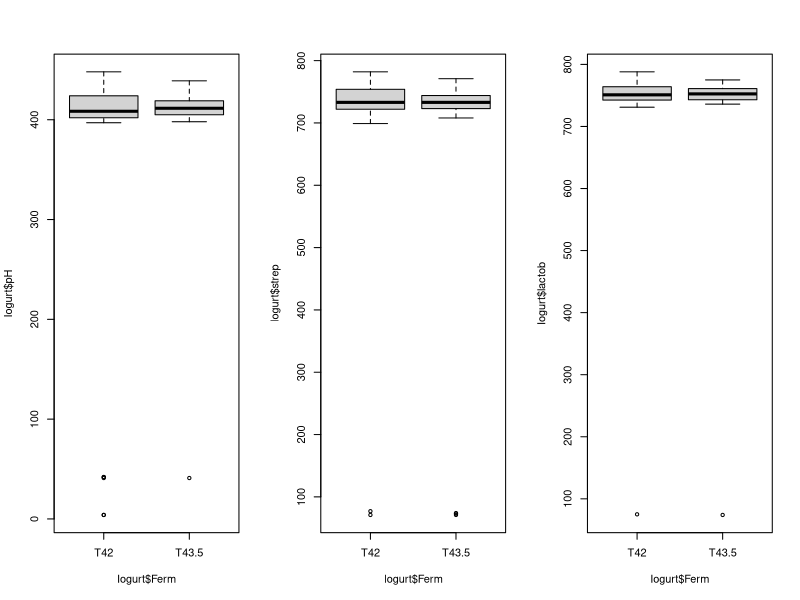
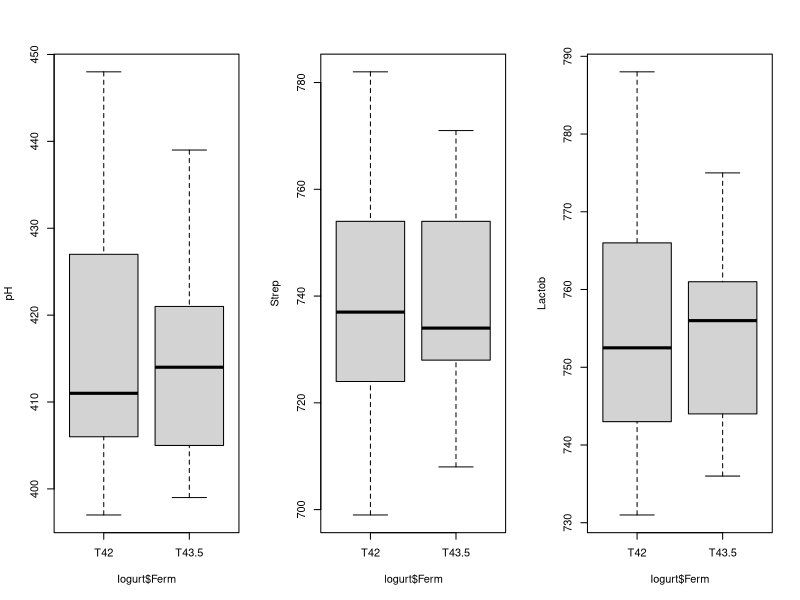
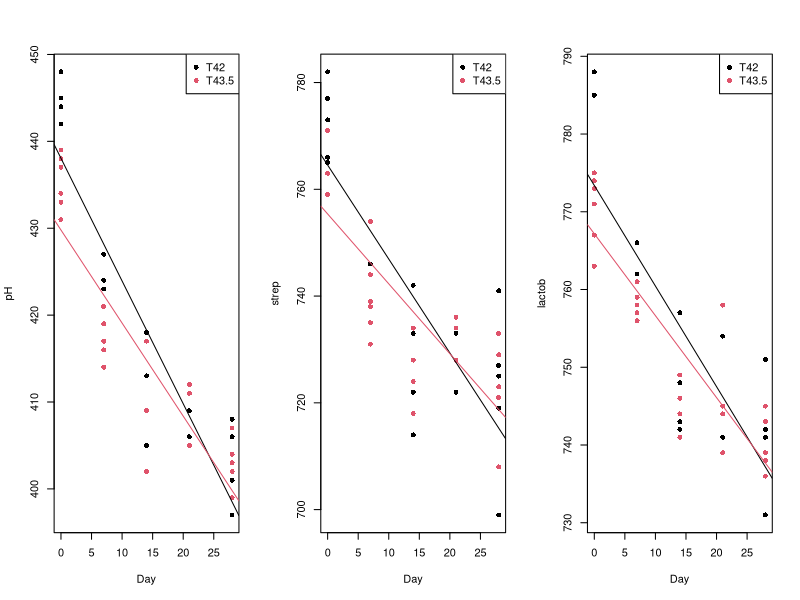
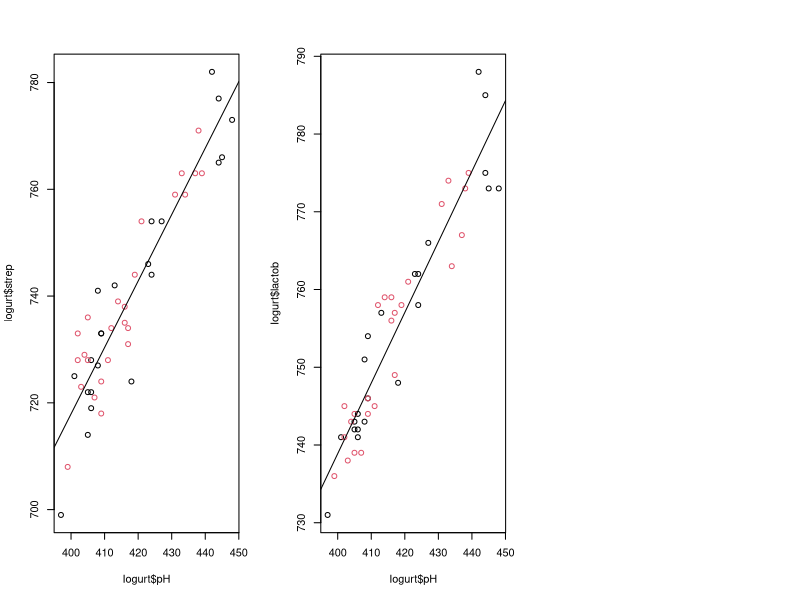

R code for these plots, in order:
## ---- chunk 1
knitr::opts_chunk$set(echo = TRUE)
library(readr)
library(ggplot2)
library(dplyr)
library(doBy)
## ---- chunk 2
Iogurt <- read_delim("Iogurt.csv", 
                     ";", escape_double = FALSE, trim_ws = TRUE)
head(Iogurt)
summary(Iogurt)
Iogurt$Ferm <- as.factor(Iogurt$Ferm)
## ---- chunk 3
par(mfrow=c(1,3))
boxplot(Iogurt$pH ~ Iogurt$Ferm)
# We can see how there are clear outliers in our data, in this case we choose to remove them.
Iogurt <- Iogurt[Iogurt$pH > 100,]
boxplot(Iogurt$strep ~ Iogurt$Ferm)
# This also appears to have clear outliers in the data
Iogurt <- Iogurt[Iogurt$strep > 100,]
boxplot(Iogurt$lactob ~ Iogurt$Ferm)
# The same for lactob
Iogurt <- Iogurt[Iogurt$lactob > 100,]
## ---- chunk 4
par(mfrow=c(1,3))
boxplot(Iogurt$pH ~ Iogurt$Ferm, ylab="pH")
boxplot(Iogurt$strep ~ Iogurt$Ferm, ylab="Strep")
boxplot(Iogurt$lactob ~ Iogurt$Ferm, ylab="Lactob")
## ---- chunk 5
plot(x = Iogurt$dia,
     y = Iogurt$pH,
     col = Iogurt$Ferm,
     pch = 16,
     xlab = "Day",
     ylab = "pH")
legend('topright',
       legend = levels(Iogurt$Ferm),
       col = 1:2,
       cex = 1,
       pch = 16)
r_line <- lm(pH ~ dia, Iogurt[Iogurt$Ferm == "T42",])
abline(r_line, col=1)
r_line <- lm(pH ~ dia, Iogurt[Iogurt$Ferm == "T43.5",])
abline(r_line, col=2)
## ---- chunk 6

plot(x = Iogurt$dia,
     y = Iogurt$strep,
     col = Iogurt$Ferm,
     pch = 16,
     xlab = "Day",
     ylab = "strep")
legend('topright',
       legend = levels(Iogurt$Ferm),
       col = 1:2,
       cex = 1,
       pch = 16)
r_line <- lm(strep ~ dia, Iogurt[Iogurt$Ferm == "T42",])
abline(r_line, col=1)
r_line <- lm(strep ~ dia, Iogurt[Iogurt$Ferm == "T43.5",])
abline(r_line, col=2)
## ---- chunk 7
plot(x = Iogurt$dia,
     y = Iogurt$lactob,
     col = Iogurt$Ferm,
     pch = 16,
     xlab = "Day",
     ylab = "lactob")
legend('topright',
       legend = levels(Iogurt$Ferm),
       col = 1:2,
       cex = 1,
       pch = 16)
r_line <- lm(lactob ~ dia, Iogurt[Iogurt$Ferm == "T42",])
abline(r_line, col=1)
r_line <- lm(lactob ~ dia, Iogurt[Iogurt$Ferm == "T43.5",])
abline(r_line, col=2)
## ---- chunk 8
Idf <- as.data.frame(Iogurt)
(te<-summaryBy(cbind(pH, lactob, strep)~dia * Ferm,data=Idf,FUN= c(mean,sd)))
## ---- chunk 9
g1 <- Iogurt[Iogurt$Ferm == "T42",]
g1_7 <- g1[g1$dia == 7,]
g1_14 <- g1[g1$dia == 14,]
g1_28 <- g1[g1$dia == 28,]

g2 <- Iogurt[Iogurt$Ferm == "T43.5",]
g2_7 <- g2[g2$dia == 7,]
g2_14 <- g2[g2$dia == 14,]
g2_28 <- g2[g2$dia == 28,]

# Use T student p-value > 0.005 means similar
t.test(g1_7$pH, g2_7$pH)
var.test(g1_7$pH, g2_7$pH) # Greater than 0.005 same variance
## ---- chunk 10
t.test(g1_7$strep, g2_7$strep)
var.test(g1_7$strep, g2_7$strep)

t.test(g1_7$lactob, g2_7$lactob)
var.test(g1_7$lactob, g2_7$lactob)
## ---- chunk 11
t.test(g1_14$pH, g2_14$pH)
var.test(g1_14$pH, g2_14$pH)
t.test(g1_14$strep, g2_14$strep)
var.test(g1_14$strep, g2_14$strep)
t.test(g1_14$lactob, g2_14$lactob)
var.test(g1_14$lactob, g2_14$lactob)
## ---- chunk 12
t.test(g1_28$pH, g2_28$pH)
var.test(g1_28$pH, g2_28$pH)
t.test(g1_28$strep, g2_28$strep)
var.test(g1_28$strep, g2_28$strep)
t.test(g1_28$lactob, g2_28$lactob)
var.test(g1_28$lactob, g2_28$lactob)
## ---- chunk 13
m1 <- lm(strep ~ pH, Iogurt)
summary(m1)
# We can also look at this visually
plot(Iogurt$pH, Iogurt$strep, col = Iogurt$Ferm)
abline(m1)
## ---- chunk 14
strep_calc <- function(pH){
  Strep = 219.998 + 1.24* pH
  return(Strep)
}
strep_calc(4)
## ---- chunk 15

m2 <- lm(lactob ~ pH, Iogurt)
summary(m2)
# We can also look at this visually
plot(Iogurt$pH, Iogurt$lactob, col = Iogurt$Ferm)
abline(m2)

lactob_calc <- function(pH){
  Lactob = 375.56481 + 0.90829* pH
  return(Lactob)
}
lactob_calc(4)
